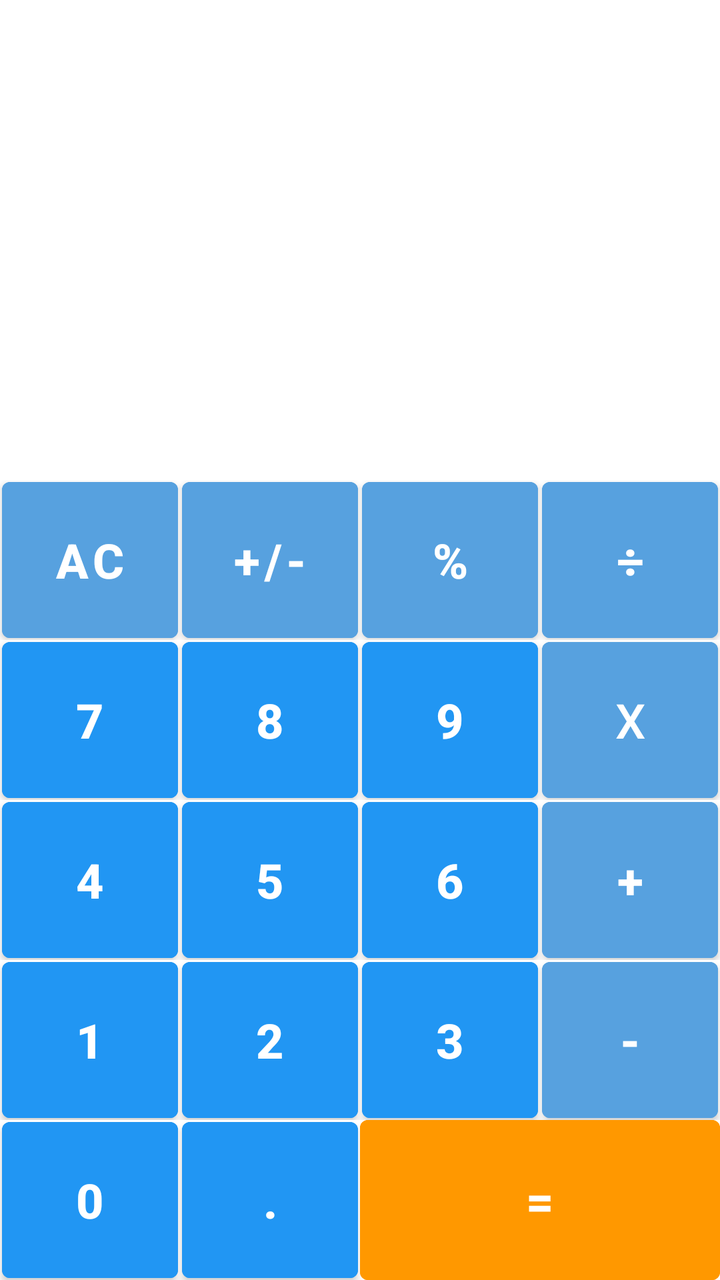
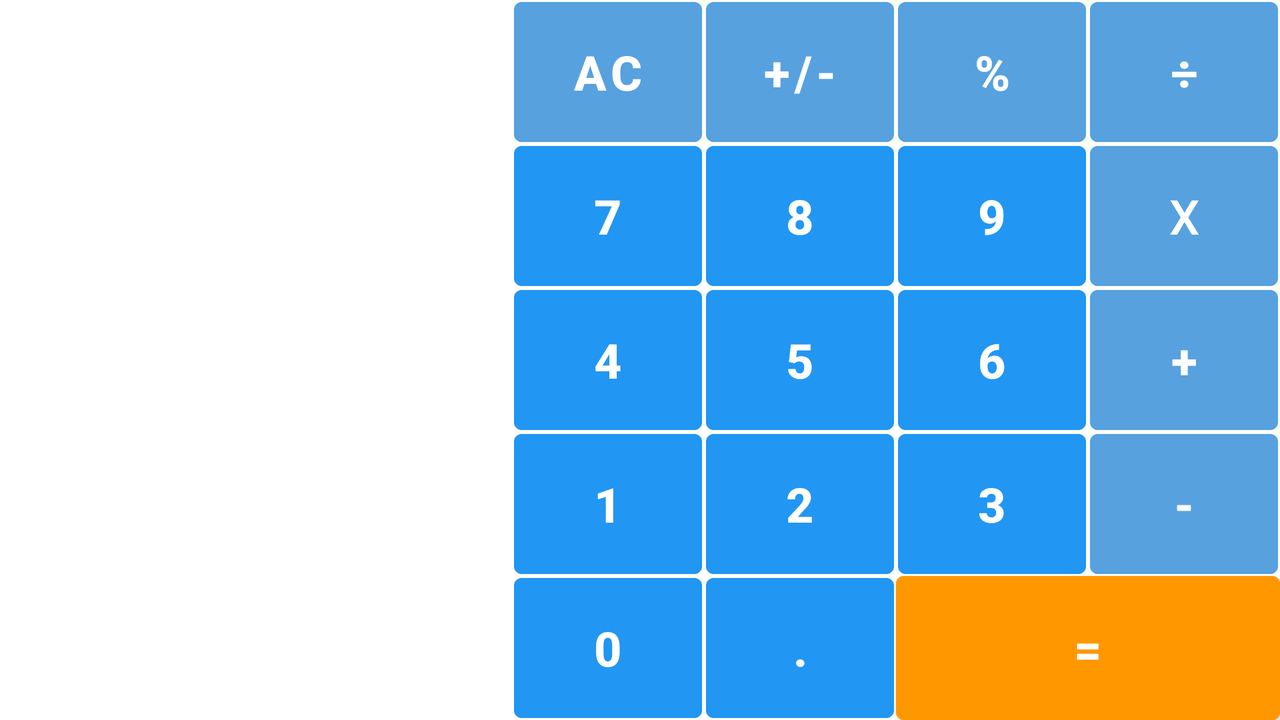

First picture: res/layout/ on a phone held upright. Second picture: the repository's own variant of that layout, on a device whose configuration matches the variant's folder. Source for both follows.
<!-- AndroidManifest.xml: application theme Theme.MyApplication -->
<!-- res/layout/activity_calculator.xml -->
<?xml version="1.0" encoding="utf-8"?>
<LinearLayout
    xmlns:android="http://schemas.android.com/apk/res/android"
    xmlns:app="http://schemas.android.com/apk/res-auto"
    xmlns:tools="http://schemas.android.com/tools"
    android:layout_width="match_parent"
    android:layout_height="match_parent"
    android:orientation="vertical"
    tools:context=".activities.Calculator_Activity">

    <LinearLayout
        android:layout_width="match_parent"
        android:layout_height="wrap_content"
        android:orientation="vertical">

        <EditText
            android:id="@+id/inputBox"
            android:layout_width="match_parent"
            android:layout_height="70dp"
            android:background="@color/white"
            android:ems="10"
            android:gravity="end"
            android:inputType="none"
            android:padding="10dp"
            android:textSize="35sp"/>

        <TextView
            android:id="@+id/resultTextView"
            android:layout_width="match_parent"
            android:layout_height="100dp"
            android:layout_gravity="end"
            android:gravity="end"
            android:layout_marginEnd="10dp"
            android:textSize="60sp"/>

        <ImageView
            android:id="@+id/back_btn"
            android:layout_width="50dp"
            android:layout_height="50dp"
            android:layout_gravity="end"
            android:layout_margin="10dp"
            android:src="@drawable/ic_back_btn_vector"
            app:tint="@color/btn_color" />


    </LinearLayout>

    <LinearLayout
        android:layout_width="match_parent"
        android:layout_height="match_parent"
        android:orientation="vertical">

        <LinearLayout
            android:id="@+id/first_row_btn"
            android:layout_width="match_parent"
            android:layout_height="wrap_content"
            android:orientation="horizontal"
            android:layout_weight="1"
            >

            <Button
                android:id="@+id/ac_btn"
                android:layout_width="match_parent"
                android:layout_height="match_parent"
                android:layout_weight="1"
                android:insetTop="0dp"
                android:insetBottom="0dp"
                android:layout_margin="1dp"
                android:text="AC"
                android:onClick="OnClearClick"
                android:textColor="@color/white"
                android:backgroundTint="@color/btn_op_color"
                android:textSize="24sp"
                android:textStyle="bold"/>

            <Button
                android:id="@+id/btn_plus_minus"
                android:layout_width="match_parent"
                android:layout_height="match_parent"
                android:layout_weight="1"
                android:layout_margin="1dp"
                android:text="+/-"
                android:insetTop="0dp"
                android:insetBottom="0dp"
                android:onClick="OnNegativeClick"
                android:textColor="@color/white"
                android:backgroundTint="@color/btn_op_color"
                android:textSize="24sp"
                android:textStyle="bold"/>

            <Button
                android:id="@+id/btn_op_modular"
                android:layout_width="match_parent"
                android:layout_height="match_parent"
                android:layout_weight="1"
                android:layout_margin="1dp"
                android:insetTop="0dp"
                android:insetBottom="0dp"
                android:text="%"
                android:onClick="OnOperatorClick"
                android:textColor="@color/white"
                android:backgroundTint="@color/btn_op_color"
                android:textSize="24sp"
                android:textStyle="bold"/>

            <Button
                android:id="@+id/btn_op_pjestimi"
                android:layout_width="match_parent"
                android:layout_height="match_parent"
                android:layout_weight="1"
                android:layout_margin="1dp"
                android:insetTop="0dp"
                android:insetBottom="0dp"
                android:text="÷"
                android:onClick="OnOperatorClick"
                android:textColor="@color/white"
                android:backgroundTint="@color/btn_op_color"
                android:textSize="24sp"
                android:textStyle="bold"/>


        </LinearLayout>

        <LinearLayout
            android:id="@+id/second_row_btn"
            android:layout_width="match_parent"
            android:layout_height="wrap_content"
            android:layout_weight="1"
            android:orientation="horizontal"
            >

            <Button
                android:id="@+id/bt_7"
                android:layout_width="match_parent"
                android:layout_height="match_parent"
                android:layout_weight="1"
                android:insetTop="0dp"
                android:insetBottom="0dp"
                android:layout_margin="1dp"
                android:text="7"
                android:onClick="OnClickNumber"
                android:textColor="@color/white"
                android:backgroundTint="@color/btn_color"
                android:textSize="24sp"
                android:textStyle="bold"/>

            <Button
                android:id="@+id/bt_8"
                android:layout_width="match_parent"
                android:layout_height="match_parent"
                android:layout_weight="1"
                android:layout_margin="1dp"
                android:text="8"
                android:insetTop="0dp"
                android:insetBottom="0dp"
                android:onClick="OnClickNumber"
                android:textColor="@color/white"
                android:backgroundTint="@color/btn_color"
                android:textSize="24sp"
                android:textStyle="bold"/>

            <Button
                android:id="@+id/bt_9"
                android:layout_width="match_parent"
                android:layout_height="match_parent"
                android:layout_weight="1"
                android:insetTop="0dp"
                android:insetBottom="0dp"
                android:layout_margin="1dp"
                android:text="9"
                android:onClick="OnClickNumber"
                android:textColor="@color/white"
                android:backgroundTint="@color/btn_color"
                android:textSize="24sp"
                android:textStyle="bold"/>

            <Button
                android:id="@+id/btn_op_shumezim"
                android:layout_width="match_parent"
                android:layout_height="match_parent"
                android:layout_weight="1"
                android:insetTop="0dp"
                android:insetBottom="0dp"
                android:layout_margin="1dp"
                android:text="x"
                android:onClick="OnOperatorClick"
                android:textColor="@color/white"
                android:backgroundTint="@color/btn_op_color"
                android:textSize="24sp"
                />


        </LinearLayout>

        <LinearLayout
            android:id="@+id/third_row_btn"
            android:layout_width="match_parent"
            android:layout_height="wrap_content"
            android:orientation="horizontal"
            android:layout_weight="1"
            >

            <Button
                android:id="@+id/bt_4"
                android:layout_width="match_parent"
                android:layout_height="match_parent"
                android:layout_weight="1"
                android:insetTop="0dp"
                android:insetBottom="0dp"
                android:layout_margin="1dp"
                android:text="4"
                android:onClick="OnClickNumber"
                android:textColor="@color/white"
                android:backgroundTint="@color/btn_color"
                android:textSize="24sp"
                android:textStyle="bold"/>

            <Button
                android:id="@+id/bt_5"
                android:layout_width="match_parent"
                android:layout_height="match_parent"
                android:layout_weight="1"
                android:text="5"
                android:insetTop="0dp"
                android:insetBottom="0dp"
                android:layout_margin="1dp"
                android:onClick="OnClickNumber"
                android:textColor="@color/white"
                android:backgroundTint="@color/btn_color"
                android:textSize="24sp"
                android:textStyle="bold"/>

            <Button
                android:id="@+id/bt_6"
                android:layout_width="match_parent"
                android:layout_height="match_parent"
                android:layout_weight="1"
                android:insetTop="0dp"
                android:insetBottom="0dp"
                android:layout_margin="1dp"
                android:text="6"
                android:onClick="OnClickNumber"
                android:textColor="@color/white"
                android:backgroundTint="@color/btn_color"
                android:textSize="24sp"
                android:textStyle="bold"/>

            <Button
                android:id="@+id/btn_op_plus"
                android:layout_width="match_parent"
                android:layout_height="match_parent"
                android:layout_weight="1"
                android:insetTop="0dp"
                android:insetBottom="0dp"
                android:text="+"
                android:layout_margin="1dp"
                android:onClick="OnOperatorClick"
                android:textColor="@color/white"
                android:backgroundTint="@color/btn_op_color"
                android:textSize="24sp"
                android:textStyle="bold"/>


        </LinearLayout>

        <LinearLayout
            android:id="@+id/four_row_btn"
            android:layout_width="match_parent"
            android:layout_height="wrap_content"
            android:orientation="horizontal"
            android:layout_weight="1"
            >

            <Button
                android:id="@+id/bt_1"
                android:layout_width="match_parent"
                android:layout_height="match_parent"
                android:layout_weight="1"
                android:insetTop="0dp"
                android:insetBottom="0dp"
                android:layout_margin="1dp"
                android:text="1"
                android:onClick="OnClickNumber"
                android:textColor="@color/white"
                android:backgroundTint="@color/btn_color"
                android:textSize="24sp"
                android:textStyle="bold"/>

            <Button
                android:id="@+id/bt_2"
                android:layout_width="match_parent"
                android:layout_height="match_parent"
                android:layout_weight="1"
                android:text="2"
                android:insetTop="0dp"
                android:insetBottom="0dp"
                android:layout_margin="1dp"
                android:onClick="OnClickNumber"
                android:textColor="@color/white"
                android:backgroundTint="@color/btn_color"
                android:textSize="24sp"
                android:textStyle="bold"/>

            <Button
                android:id="@+id/bt_3"
                android:layout_width="match_parent"
                android:layout_height="match_parent"
                android:layout_weight="1"
                android:insetTop="0dp"
                android:insetBottom="0dp"
                android:layout_margin="1dp"
                android:text="3"
                android:onClick="OnClickNumber"
                android:textColor="@color/white"
                android:backgroundTint="@color/btn_color"
                android:textSize="24sp"
                android:textStyle="bold"/>

            <Button
                android:id="@+id/btn_op_minus"
                android:layout_width="match_parent"
                android:layout_height="match_parent"
                android:layout_weight="1"
                android:layout_margin="1dp"
                android:insetTop="0dp"
                android:insetBottom="0dp"
                android:text="-"
                android:onClick="OnOperatorClick"
                android:textColor="@color/white"
                android:backgroundTint="@color/btn_op_color"
                android:textSize="24sp"
                android:textStyle="bold"/>


        </LinearLayout>

        <LinearLayout
            android:id="@+id/five_row_btn"
            android:layout_width="match_parent"
            android:layout_height="wrap_content"
            android:orientation="horizontal"
            android:layout_weight="1"
            >

            <Button
                android:id="@+id/ac_0"
                android:layout_width="match_parent"
                android:layout_height="match_parent"
                android:layout_weight="1.5"
                android:insetTop="0dp"
                android:insetBottom="0dp"
                android:layout_margin="1dp"
                android:text="0"
                android:onClick="OnClickNumber"
                android:textColor="@color/white"
                android:backgroundTint="@color/btn_color"
                android:textSize="24sp"
                android:textStyle="bold"/>

            <Button
                android:id="@+id/btn_pik"
                android:layout_width="match_parent"
                android:layout_height="match_parent"
                android:layout_weight="1.5"
                android:text="."
                android:insetTop="0dp"
                android:insetBottom="0dp"
                android:layout_margin="1dp"
                android:onClick="OnClickNumber"
                android:textColor="@color/white"
                android:backgroundTint="@color/btn_color"
                android:textSize="24sp"
                android:textStyle="bold"/>


            <Button
                android:id="@+id/btnequal"
                android:layout_width="match_parent"
                android:layout_height="match_parent"
                android:layout_weight="1"
                android:insetTop="0dp"
                android:insetBottom="0dp"
                android:text="="
                android:onClick="OnEqualClick"
                android:textColor="@color/white"
                android:backgroundTint="@color/btn_equal_color"
                android:textSize="24sp"
                android:textStyle="bold"/>


        </LinearLayout>



    </LinearLayout>


</LinearLayout>
<!-- resources referenced by this layout -->
<resources>
  <color name="btn_color">#2196F3</color>
  <color name="btn_equal_color">#FF9800</color>
  <color name="btn_op_color">#57A1DF</color>
  <color name="white">#FFFFFFFF</color>
  <style name="Theme.MyApplication" parent="Theme.MaterialComponents.Light.NoActionBar">
          
          <item name="colorPrimary">@color/primary</item>
          <item name="colorPrimaryVariant">@color/primary_dark</item>
          <item name="colorAccent">@color/accent</item>
  
  
          
          <item name="android:statusBarColor">?attr/colorPrimaryVariant</item>
          
      </style>
  <color name="primary">#2196F3</color>
  <color name="primary_dark">#1976D2</color>
  <color name="accent">#FF9800</color>
</resources>
<!-- res/layout-land/activity_calculator.xml (the repository's variant of the layout above) -->
<!-- drawn on the phone turned sideways -->
<?xml version="1.0" encoding="utf-8"?>
<LinearLayout
    xmlns:android="http://schemas.android.com/apk/res/android"
    xmlns:app="http://schemas.android.com/apk/res-auto"
    xmlns:tools="http://schemas.android.com/tools"
    android:layout_width="match_parent"
    android:layout_height="match_parent"
    android:orientation="horizontal"
    tools:context=".activities.Calculator_Activity">

    <LinearLayout
        android:layout_width="match_parent"
        android:layout_height="wrap_content"
        android:orientation="vertical"
        android:layout_gravity="center"
        android:layout_weight="1.5">

        <EditText
            android:id="@+id/inputBox"
            android:layout_width="match_parent"
            android:layout_height="70dp"
            android:background="@color/white"
            android:ems="10"
            android:gravity="end"
            android:inputType="none"
            android:padding="10dp"
            android:textSize="35sp"/>

        <TextView
            android:id="@+id/resultTextView"
            android:layout_width="match_parent"
            android:layout_height="100dp"
            android:layout_gravity="end"
            android:gravity="end"
            android:layout_marginEnd="10dp"
            android:textSize="60sp"/>

        <ImageView
            android:id="@+id/back_btn"
            android:layout_width="50dp"
            android:layout_height="50dp"
            android:layout_gravity="end"
            android:layout_margin="10dp"
            android:src="@drawable/ic_back_btn_vector"
            app:tint="@color/btn_color" />


    </LinearLayout>

    <LinearLayout
        android:layout_width="match_parent"
        android:layout_height="match_parent"
        android:orientation="vertical"
        android:layout_weight="1">

        <LinearLayout
            android:id="@+id/first_row_btn"
            android:layout_width="match_parent"
            android:layout_height="wrap_content"
            android:orientation="horizontal"
            android:layout_weight="1"
            >

            <Button
                android:id="@+id/ac_btn"
                android:layout_width="match_parent"
                android:layout_height="match_parent"
                android:layout_weight="1"
                android:insetTop="0dp"
                android:insetBottom="0dp"
                android:layout_margin="1dp"
                android:text="AC"
                android:onClick="OnClearClick"
                android:textColor="@color/white"
                android:backgroundTint="@color/btn_op_color"
                android:textSize="24sp"
                android:textStyle="bold"/>

            <Button
                android:id="@+id/btn_plus_minus"
                android:layout_width="match_parent"
                android:layout_height="match_parent"
                android:layout_weight="1"
                android:layout_margin="1dp"
                android:text="+/-"
                android:insetTop="0dp"
                android:insetBottom="0dp"
                android:onClick="OnNegativeClick"
                android:textColor="@color/white"
                android:backgroundTint="@color/btn_op_color"
                android:textSize="24sp"
                android:textStyle="bold"/>

            <Button
                android:id="@+id/btn_op_modular"
                android:layout_width="match_parent"
                android:layout_height="match_parent"
                android:layout_weight="1"
                android:layout_margin="1dp"
                android:insetTop="0dp"
                android:insetBottom="0dp"
                android:text="%"
                android:onClick="OnOperatorClick"
                android:textColor="@color/white"
                android:backgroundTint="@color/btn_op_color"
                android:textSize="24sp"
                android:textStyle="bold"/>

            <Button
                android:id="@+id/btn_op_pjestimi"
                android:layout_width="match_parent"
                android:layout_height="match_parent"
                android:layout_weight="1"
                android:layout_margin="1dp"
                android:insetTop="0dp"
                android:insetBottom="0dp"
                android:text="÷"
                android:onClick="OnOperatorClick"
                android:textColor="@color/white"
                android:backgroundTint="@color/btn_op_color"
                android:textSize="24sp"
                android:textStyle="bold"/>


        </LinearLayout>

        <LinearLayout
            android:id="@+id/second_row_btn"
            android:layout_width="match_parent"
            android:layout_height="wrap_content"
            android:layout_weight="1"
            android:orientation="horizontal"
            >

            <Button
                android:id="@+id/bt_7"
                android:layout_width="match_parent"
                android:layout_height="match_parent"
                android:layout_weight="1"
                android:insetTop="0dp"
                android:insetBottom="0dp"
                android:layout_margin="1dp"
                android:text="7"
                android:onClick="OnClickNumber"
                android:textColor="@color/white"
                android:backgroundTint="@color/btn_color"
                android:textSize="24sp"
                android:textStyle="bold"/>

            <Button
                android:id="@+id/bt_8"
                android:layout_width="match_parent"
                android:layout_height="match_parent"
                android:layout_weight="1"
                android:layout_margin="1dp"
                android:text="8"
                android:insetTop="0dp"
                android:insetBottom="0dp"
                android:onClick="OnClickNumber"
                android:textColor="@color/white"
                android:backgroundTint="@color/btn_color"
                android:textSize="24sp"
                android:textStyle="bold"/>

            <Button
                android:id="@+id/bt_9"
                android:layout_width="match_parent"
                android:layout_height="match_parent"
                android:layout_weight="1"
                android:insetTop="0dp"
                android:insetBottom="0dp"
                android:layout_margin="1dp"
                android:text="9"
                android:onClick="OnClickNumber"
                android:textColor="@color/white"
                android:backgroundTint="@color/btn_color"
                android:textSize="24sp"
                android:textStyle="bold"/>

            <Button
                android:id="@+id/btn_op_shumezim"
                android:layout_width="match_parent"
                android:layout_height="match_parent"
                android:layout_weight="1"
                android:insetTop="0dp"
                android:insetBottom="0dp"
                android:layout_margin="1dp"
                android:text="x"
                android:onClick="OnOperatorClick"
                android:textColor="@color/white"
                android:backgroundTint="@color/btn_op_color"
                android:textSize="24sp"
                />


        </LinearLayout>

        <LinearLayout
            android:id="@+id/third_row_btn"
            android:layout_width="match_parent"
            android:layout_height="wrap_content"
            android:orientation="horizontal"
            android:layout_weight="1"
            >

            <Button
                android:id="@+id/bt_4"
                android:layout_width="match_parent"
                android:layout_height="match_parent"
                android:layout_weight="1"
                android:insetTop="0dp"
                android:insetBottom="0dp"
                android:layout_margin="1dp"
                android:text="4"
                android:onClick="OnClickNumber"
                android:textColor="@color/white"
                android:backgroundTint="@color/btn_color"
                android:textSize="24sp"
                android:textStyle="bold"/>

            <Button
                android:id="@+id/bt_5"
                android:layout_width="match_parent"
                android:layout_height="match_parent"
                android:layout_weight="1"
                android:text="5"
                android:insetTop="0dp"
                android:insetBottom="0dp"
                android:layout_margin="1dp"
                android:onClick="OnClickNumber"
                android:textColor="@color/white"
                android:backgroundTint="@color/btn_color"
                android:textSize="24sp"
                android:textStyle="bold"/>

            <Button
                android:id="@+id/bt_6"
                android:layout_width="match_parent"
                android:layout_height="match_parent"
                android:layout_weight="1"
                android:insetTop="0dp"
                android:insetBottom="0dp"
                android:layout_margin="1dp"
                android:text="6"
                android:onClick="OnClickNumber"
                android:textColor="@color/white"
                android:backgroundTint="@color/btn_color"
                android:textSize="24sp"
                android:textStyle="bold"/>

            <Button
                android:id="@+id/btn_op_plus"
                android:layout_width="match_parent"
                android:layout_height="match_parent"
                android:layout_weight="1"
                android:insetTop="0dp"
                android:insetBottom="0dp"
                android:text="+"
                android:layout_margin="1dp"
                android:onClick="OnOperatorClick"
                android:textColor="@color/white"
                android:backgroundTint="@color/btn_op_color"
                android:textSize="24sp"
                android:textStyle="bold"/>


        </LinearLayout>

        <LinearLayout
            android:id="@+id/four_row_btn"
            android:layout_width="match_parent"
            android:layout_height="wrap_content"
            android:orientation="horizontal"
            android:layout_weight="1"
            >

            <Button
                android:id="@+id/bt_1"
                android:layout_width="match_parent"
                android:layout_height="match_parent"
                android:layout_weight="1"
                android:insetTop="0dp"
                android:insetBottom="0dp"
                android:layout_margin="1dp"
                android:text="1"
                android:onClick="OnClickNumber"
                android:textColor="@color/white"
                android:backgroundTint="@color/btn_color"
                android:textSize="24sp"
                android:textStyle="bold"/>

            <Button
                android:id="@+id/bt_2"
                android:layout_width="match_parent"
                android:layout_height="match_parent"
                android:layout_weight="1"
                android:text="2"
                android:insetTop="0dp"
                android:insetBottom="0dp"
                android:layout_margin="1dp"
                android:onClick="OnClickNumber"
                android:textColor="@color/white"
                android:backgroundTint="@color/btn_color"
                android:textSize="24sp"
                android:textStyle="bold"/>

            <Button
                android:id="@+id/bt_3"
                android:layout_width="match_parent"
                android:layout_height="match_parent"
                android:layout_weight="1"
                android:insetTop="0dp"
                android:insetBottom="0dp"
                android:layout_margin="1dp"
                android:text="3"
                android:onClick="OnClickNumber"
                android:textColor="@color/white"
                android:backgroundTint="@color/btn_color"
                android:textSize="24sp"
                android:textStyle="bold"/>

            <Button
                android:id="@+id/btn_op_minus"
                android:layout_width="match_parent"
                android:layout_height="match_parent"
                android:layout_weight="1"
                android:layout_margin="1dp"
                android:insetTop="0dp"
                android:insetBottom="0dp"
                android:text="-"
                android:onClick="OnOperatorClick"
                android:textColor="@color/white"
                android:backgroundTint="@color/btn_op_color"
                android:textSize="24sp"
                android:textStyle="bold"/>


        </LinearLayout>

        <LinearLayout
            android:id="@+id/five_row_btn"
            android:layout_width="match_parent"
            android:layout_height="wrap_content"
            android:orientation="horizontal"
            android:layout_weight="1"
            >

            <Button
                android:id="@+id/ac_0"
                android:layout_width="match_parent"
                android:layout_height="match_parent"
                android:layout_weight="1.5"
                android:insetTop="0dp"
                android:insetBottom="0dp"
                android:layout_margin="1dp"
                android:text="0"
                android:onClick="OnClickNumber"
                android:textColor="@color/white"
                android:backgroundTint="@color/btn_color"
                android:textSize="24sp"
                android:textStyle="bold"/>

            <Button
                android:id="@+id/btn_pik"
                android:layout_width="match_parent"
                android:layout_height="match_parent"
                android:layout_weight="1.5"
                android:text="."
                android:insetTop="0dp"
                android:insetBottom="0dp"
                android:layout_margin="1dp"
                android:onClick="OnClickNumber"
                android:textColor="@color/white"
                android:backgroundTint="@color/btn_color"
                android:textSize="24sp"
                android:textStyle="bold"/>


            <Button
                android:id="@+id/btnequal"
                android:layout_width="match_parent"
                android:layout_height="match_parent"
                android:layout_weight="1"
                android:insetTop="0dp"
                android:insetBottom="0dp"
                android:text="="
                android:onClick="OnEqualClick"
                android:textColor="@color/white"
                android:backgroundTint="@color/btn_equal_color"
                android:textSize="24sp"
                android:textStyle="bold"/>


        </LinearLayout>



    </LinearLayout>


</LinearLayout>
